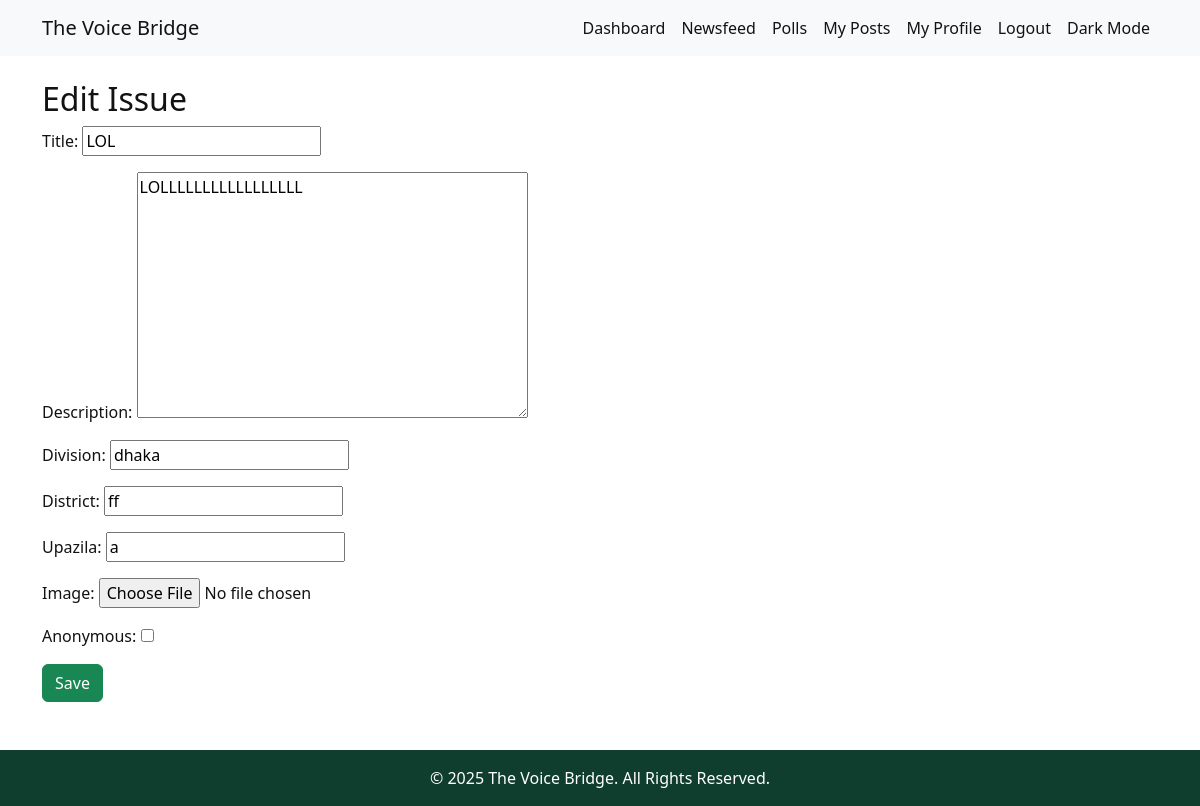
Screenshot of /edit/8/ (signed in) with the database file from the repository.
### issues/models.py (models this page shows, shortened)
class Issue(models.Model):
    user = models.ForeignKey(CustomUser, on_delete=models.SET_NULL, null=True, blank=True)
    title = models.CharField(max_length=200)
    description = models.TextField()
    image = models.ImageField(upload_to='issue_images/', blank=True, null=True)
    division = models.CharField(max_length=100)
    district = models.CharField(max_length=100)
    upazila = models.CharField(max_length=100)
    created_at = models.DateTimeField(auto_now_add=True)
    anonymous = models.BooleanField(default=False)
    status = models.CharField(max_length=20, choices=STATUS_CHOICES, default='Pending')

### issues/views.py (the view)
# urls.py: path('edit/<int:issue_id>/', views.edit_issue, name='edit_issue'),
@login_required
def edit_issue(request, issue_id):
    issue = get_object_or_404(Issue, id=issue_id)
    if not request.user.is_govt:
        return redirect('issue_list')
    if request.method == 'POST':
        form = IssueForm(request.POST, request.FILES, instance=issue)
        if form.is_valid():
            form.save()
            messages.success(request, "Issue updated.")
            return redirect('issue_list')
    else:
        form = IssueForm(instance=issue)
    return render(request, 'issues/edit_issue.html', {'form': form})

### issues/forms.py
class IssueForm(forms.ModelForm):
    class Meta:
        model = Issue
        fields = ['title', 'description', 'division', 'district', 'upazila', 'image', 'anonymous']

### issues/templates/issues/edit_issue.html (shortened to what this page needs)
{% extends 'base.html' %}
{% block content %}
<h2>Edit Issue</h2>
<form method="post" enctype="multipart/form-data">
  {{ form.as_p }}
  <button type="submit" class="btn btn-success">Save</button>
</form>
{% endblock %}

### templates/base.html (style rules this page uses)
:root { --bg-color: #ffffff; --text-color: #121212; --nav-bg: #f8f9fa; --nav-text: #121212; --footer-bg: #0F3D2E; --footer-text: #ffffff; }
html, body { height: 100%; margin: 0; background-color: var(--bg-color); color: var(--text-color); }
body { display: flex; flex-direction: column; }

### rows the page displays
Issue: title "LOL", description "LOLLLLLLLLLLLLLLLLL", division "dhaka", district "ff", upazila "a"
